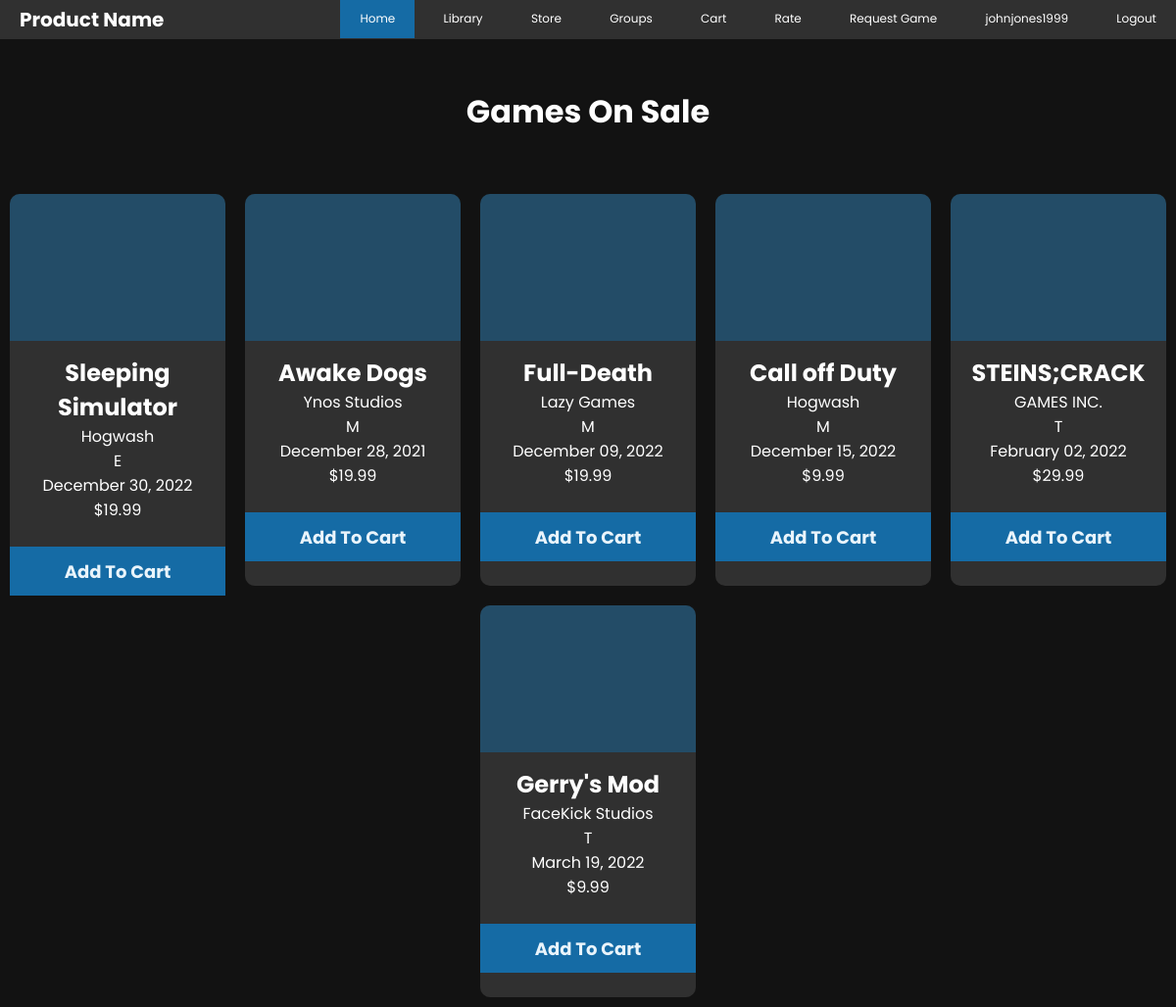
/store.php (signed in), run on the app's committed database.
### tables this page shows
CREATE TABLE `game` (
  `GameID` int NOT NULL AUTO_INCREMENT,
  `Title` varchar(64) NOT NULL,
  `AgeRating` char(1) NOT NULL,
  `ReleaseDate` date NOT NULL,
  `Price` decimal(5,2) NOT NULL,
  `Dname` varchar(64) NOT NULL,
  `Greenlit` tinyint(1) DEFAULT '0',
  PRIMARY KEY (`GameID`),
  UNIQUE KEY `Title` (`Title`),
  KEY `GAMEDEV_FK` (`Dname`),
  CONSTRAINT `GAMEDEV_FK` FOREIGN KEY (`Dname`) REFERENCES `developer` (`Dname`),
  CONSTRAINT `RATING_CHECK` CHECK (((`AgeRating` like _utf8mb4'E') or (`AgeRating` like _utf8mb4'T') or (`AgeRating` like _utf8mb4'M')))
);

### classes/DBHandler.php (called while the page is built)
<?php
class DBHandler
{
    public function connect()
    {
        try {
            $username = "root";
            $password = "root";
            $dbh = new PDO('mysql:host=localhost;dbname=gameplatform', $username, $password);
            return $dbh;
        } catch (PDOException $e) {
            print "Error!: " . $e->getMessage() . "<br/>";
            die();
        }
    }
}

### store.php (the view, shortened to what this page needs)
<?php
include "classes/DBHandler.php";
$con = new DBHandler();
$stmt = $con->connect()->prepare("SELECT * FROM GAME WHERE Greenlit = 1;");
$stmt->execute(array());
$all_games = $stmt->fetchAll();
function displayDate($date)
{
    $year = substr($date, 0, 4);
    $month_num = substr($date, 5, 2);
    $day = substr($date, 8, 2);
    $month = "January";
    if ($month_num == "02") {
        $month = "February";
    } else if ($month_num == "03") {
        $month = "March";
    } else if ($month_num == "04") {
        $month = "April";
    } else if ($month_num == "03") {
        $month = "May";
    } else if ($month_num == "03") {
        $month = "June";
    } else if ($month_num == "03") {
        $month = "July";
    } else if ($month_num == "03") {
        $month = "August";
    } else if ($month_num == "03") {
        $month = "September";
    } else if ($month_num == "03") {
        $month = "November";
    } else {
        $month = "December";
    }
    return $month . " " . $day . ", " . $year;
}
?>
<!DOCTYPE html>
<html lang="en">
<head>
    <link rel="stylesheet" href="styles/main.css">
    <link rel="stylesheet" href="styles/nav.css">
    <link rel="stylesheet" href="styles/list_preview.css">
</head>
<body>
    <div class="navbar">
        <nav>
            <ul>
                <li><a class="selected" href="index.php">Home</a></li>
                <?php
                if (isset($_SESSION["username"])) {
                ?>
                    <li><a href="library.php">Library</a></li>
                    <li><a href="store.php">Store</a></li>
                    <li><a href="groups.php">Groups</a></li>
                    <li><a href="cart.php">Cart</a></li>
                    <li><a href="rate.php">Rate</a></li>
                    <li><a href="game_release.php">Request Game</a></li>
                    <li><a href="profile.php"><?php echo $_SESSION["username"]; ?></a></li>
                    <li><a href="includes/logout.inc.php">Logout</a></li>
                <?php
                }
                ?>
            </ul>
        </nav>
        <h1>Product Name</h1>
    </div>
    <h1 id="heading">Games On Sale</h1>
    <section class="container">
        <?php
        for ($i = 0; $i < count($all_games); $i++) {
            $title = $all_games[$i]["Title"];
            $age_rating = $all_games[$i]["AgeRating"];
            $release_date = $all_games[$i]["ReleaseDate"];
            $price = $all_games[$i]["Price"];
            $dev_name = $all_games[$i]["Dname"];
        ?>
            <div class="st_game">
                <div class="game_image"></div>
                <?php
                echo "<h2>";
                echo $title;
                echo "</h2>";
                echo "<p>";
                echo $dev_name;
                echo "</p>";
                echo "<p>";
                echo $age_rating;
                echo "</p>";
                echo "<p>";
                echo displayDate($release_date);
                echo "</p>";
                echo "<p>";
                echo  "$" . $price;
                echo "</p>";
                ?>
                <br />
                <form action="includes/store.inc.php" method="post">
                    <input type="submit" name="add-to-cart<?php echo $_SESSION["gameID"]; ?>" value="Add To Cart">
                </form>
            </div>
        <?php
        }
        ?>
    </section>
</body>
</html>

### styles/main.css (style rules this page uses)
* { margin: 0; padding: 0; box-sizing: border-box; font-family: "Poppins", sans-serif; }
body { margin: 0; padding: 0; background: rgba(0, 0, 0, 0.93); height: 100vh; }
input[type="submit"] { width: 100%; height: 50px; background: #156ba5; font-size: 18px; color: #e9f4fb; font-weight: 700; cursor: pointer; border: none; margin-bottom: 30px; }

### styles/nav.css (style rules this page uses)
.navbar { background-color: #303030; }
.navbar h1 { font-size: 20px; color: white; position:absolute; top:5px; padding-left: 20px; }
nav { flex: 1; flex-wrap: wrap; text-align: right; padding-bottom: 10px; padding-top: -10px; }
nav ul li { display: inline-block; margin-left: 5px; margin-top: 5px; }
nav ul li a { color: white; font-size: 12px; padding: 12px 20px; transition: red 0.5s; text-decoration:none ; }
.selected { background: #156ba5; }

### styles/list_preview.css (style rules this page uses)
.container { display: flex; justify-content: center; flex-wrap: wrap; }
#heading { color: white; margin: 50px ; text-align: center; }
.st_game { background: #303030; width: 220px; height: 400px; margin: 10px; border-radius: 10px; transition: 0.5s; }
.game_image { background: #156ba577; height: 150px; margin-bottom: 15px; border-top-left-radius: 10px; border-top-right-radius: 10px; }
.st_game h2, .st_game p { color: white; text-align: center; }

### data on the page
game: Title "Sleeping Simulator", Dname "Hogwash", AgeRating "E", ReleaseDate "December 30, 2022", Price "19.99"
game: Title "Awake Dogs", Dname "Ynos Studios", AgeRating "M", ReleaseDate "December 28, 2021", Price "19.99"
game: Title "Full-Death", Dname "Lazy Games", AgeRating "M", ReleaseDate "December 09, 2022", Price "19.99"
game: Title "Call off Duty", Dname "Hogwash", AgeRating "M", ReleaseDate "December 15, 2022", Price "9.99"
game: Title "STEINS;CRACK", Dname "GAMES INC.", AgeRating "T", ReleaseDate "February 02, 2022", Price "29.99"
game: Title "Gerry's Mod", Dname "FaceKick Studios", AgeRating "T", ReleaseDate "March 19, 2022", Price "9.99"

### other printed values
$_SESSION["username"] "johnjones1999"
